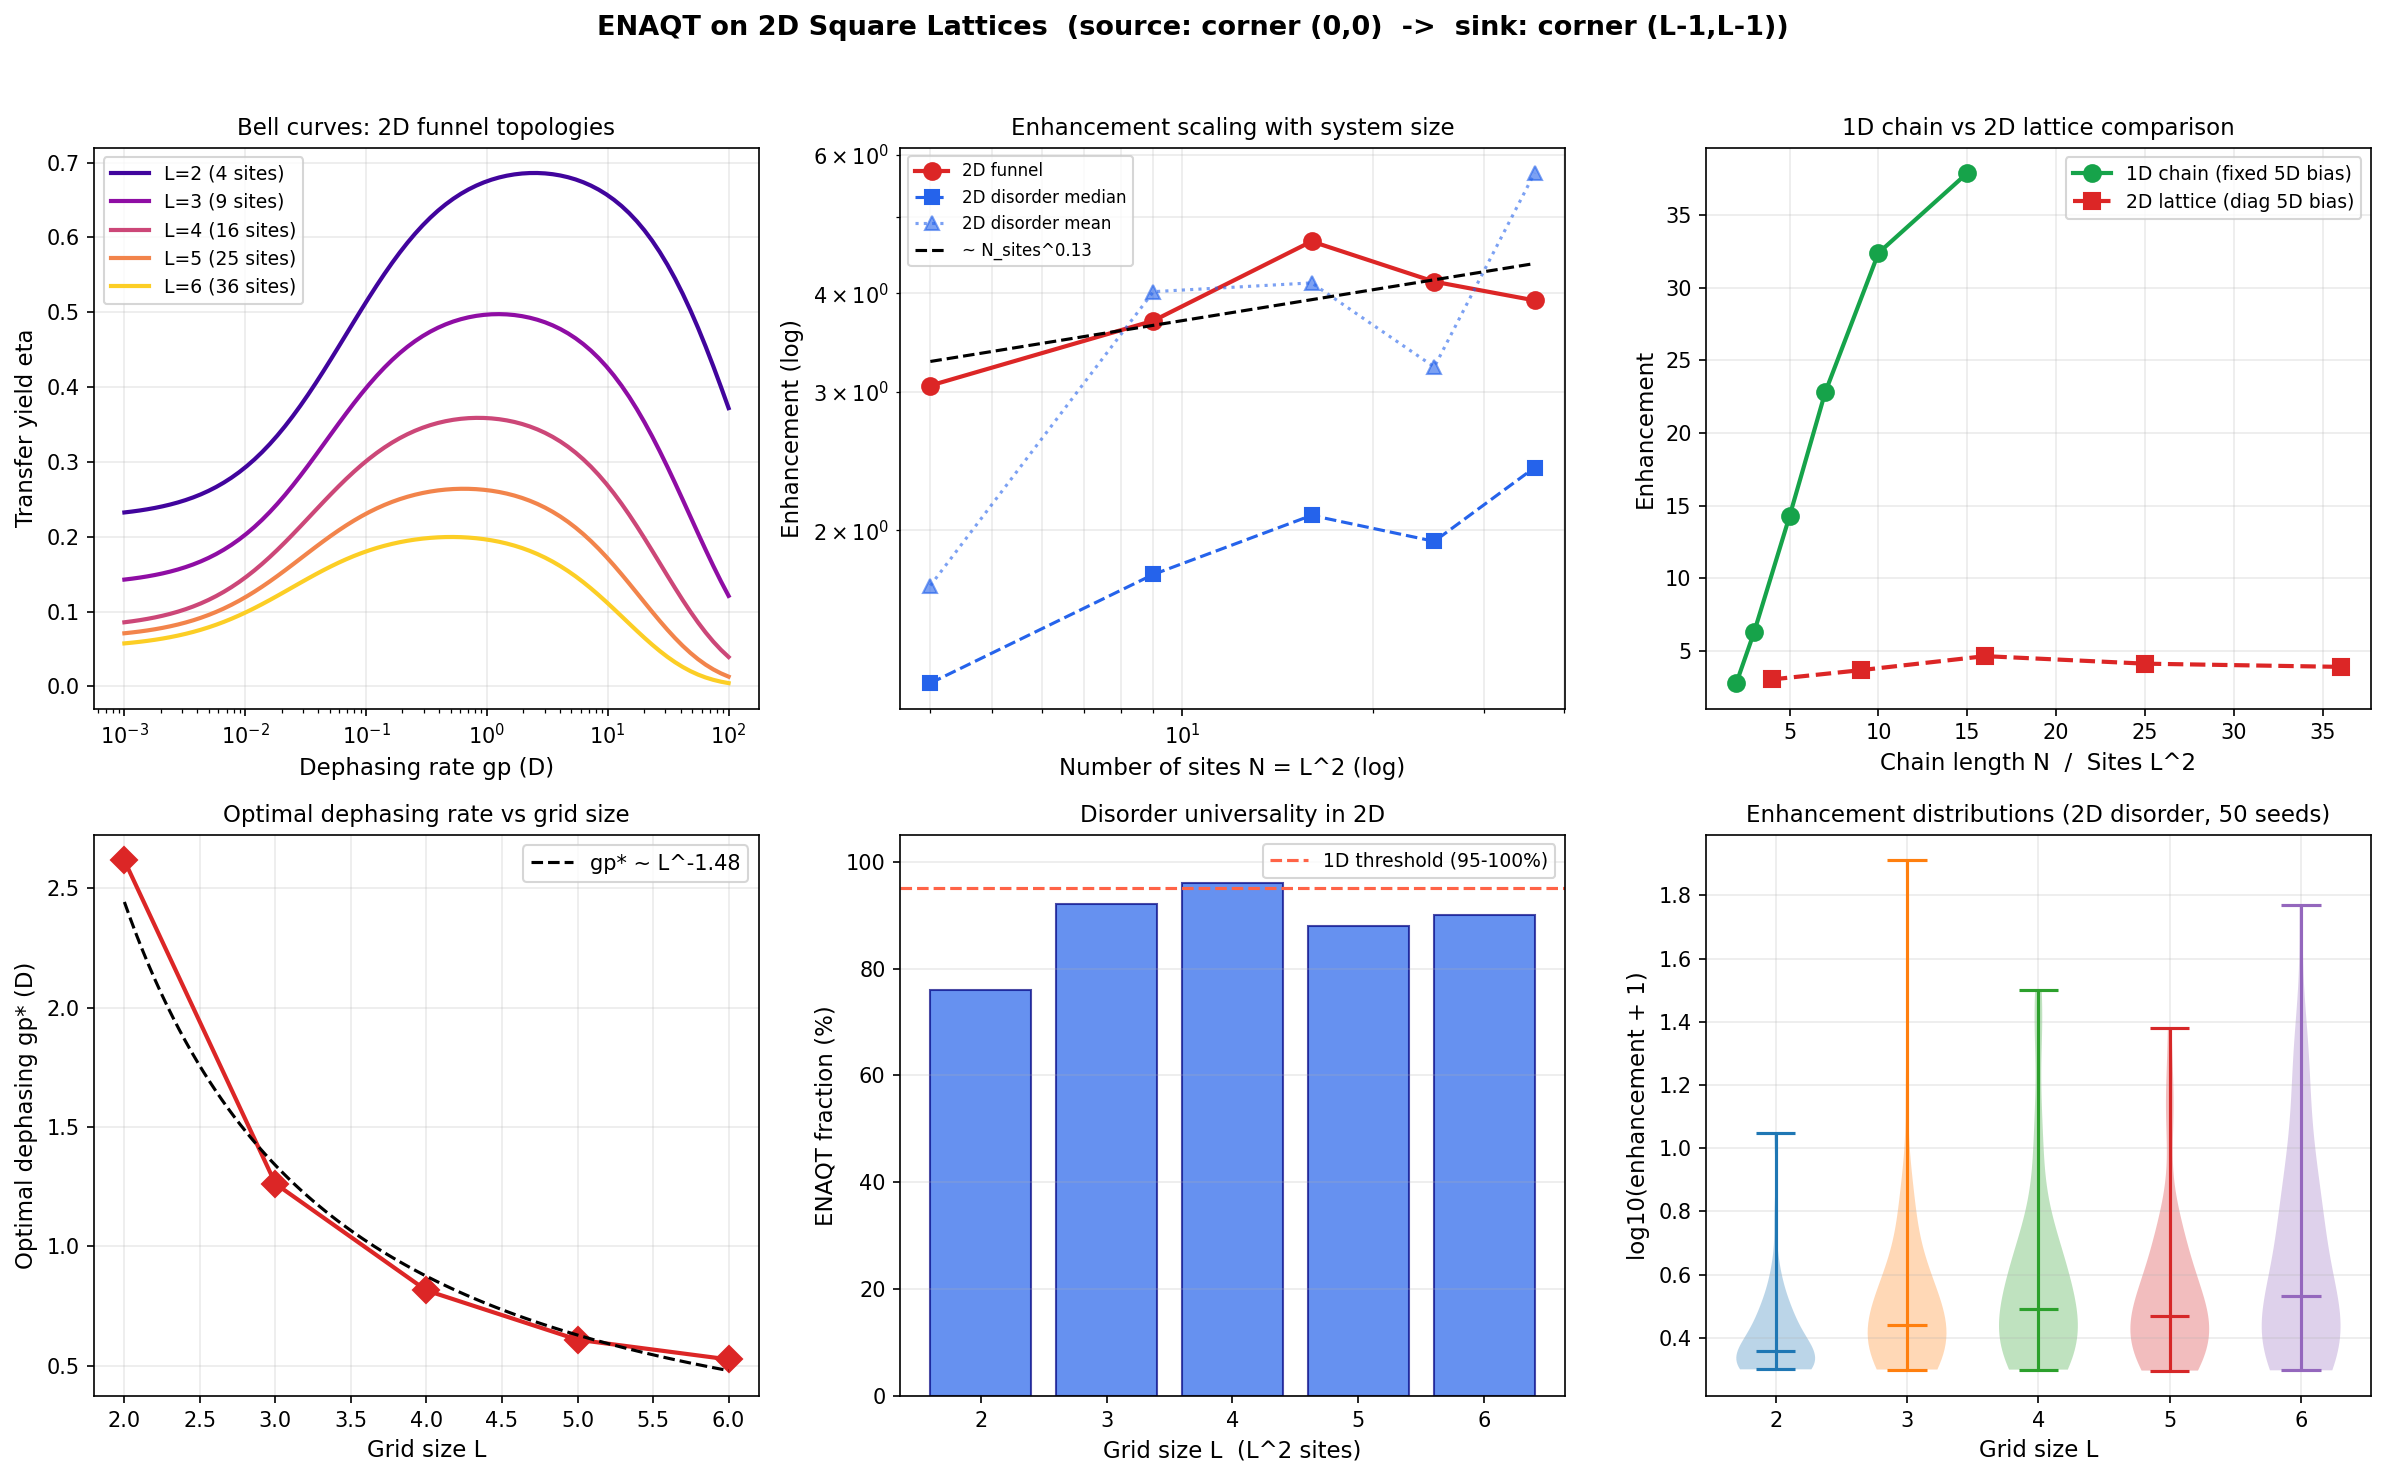

The script that saved this image:
"""
enaqt_2d_lattice.py
─────────────────────────────────────────────────────────────────────────────
ENAQT on 2D square lattices: does the physics survive beyond 1D chains?

We built a complete picture of 1D ENAQT (chains, scaling laws, disorder
universality, optimal step-function). The natural next question:

    Does ENAQT work in 2D? How does enhancement scale with grid size L?
    Does disorder universality survive? What does the bell curve look like?

Setup
-----
L×L square lattice. Sites indexed k = i*L + j  (row i, column j).
Nearest-neighbour coupling J along both axes (isotropic).
Source: site (0,0) — top-left corner. Excitation starts here.
Sink:   site (L-1,L-1) — bottom-right corner. RC extraction.

Three topologies compared:
  Funnel   : diagonal energy gradient, ε_{ij} = (2-i-j)/(2(L-1)) * ε_tot
             (high energy at source, zero at sink)
  Flat     : all sites degenerate
  Disorder : Gaussian random site energies, σ = 2Δ

For disorder universality: 50 seeds per L, L ∈ {2,3,4,5,6}

Outputs
-------
enaqt_2d_results.json        — all numerical results
enaqt_2d_lattice.png         — main figure
"""

import numpy as np
import matplotlib.pyplot as plt
import json
import time
from itertools import product

# ── Constants ─────────────────────────────────────────────────────────────────

J      = 1.0    # nearest-neighbour coupling (Δ ≡ J)
KAPPA  = 0.1    # sink rate
GAMMA  = 0.01   # fluorescence loss
EPS_TOT = 5.0   # total diagonal energy bias

# ── Lattice construction ───────────────────────────────────────────────────────

def site_index(i, j, L):
    return i * L + j

def build_hamiltonian_2d(eps_grid, L):
    """
    Build Hamiltonian for L×L lattice.
    eps_grid[i,j] = on-site energy at row i, col j.
    Coupling J between all nearest neighbours (up/down/left/right).
    """
    N = L * L
    H = np.diag(eps_grid.flatten().astype(complex))
    for i, j in product(range(L), range(L)):
        k = site_index(i, j, L)
        if j + 1 < L:
            m = site_index(i, j + 1, L)
            H[k, m] = J;  H[m, k] = J
        if i + 1 < L:
            m = site_index(i + 1, j, L)
            H[k, m] = J;  H[m, k] = J
    return H

def funnel_energies(L):
    """Diagonal gradient: high at (0,0), zero at (L-1,L-1)."""
    eps = np.zeros((L, L))
    for i, j in product(range(L), range(L)):
        frac = (i + j) / (2 * (L - 1)) if L > 1 else 0.0
        eps[i, j] = EPS_TOT * (1.0 - frac)
    eps[L-1, L-1] = 0.0   # sink pinned to reference
    return eps

def flat_energies(L):
    return np.zeros((L, L))

def random_energies(L, sigma, rng):
    eps = rng.normal(0, sigma, (L, L))
    eps[L-1, L-1] = 0.0
    return eps

# ── Liouvillian machinery ──────────────────────────────────────────────────────

def build_liouvillian_parts_2d(eps_grid, L):
    """
    L(γ_φ) = L_base + γ_φ · L_deph
    Source: site (0,0). Sink: site (L-1,L-1).
    """
    N    = L * L
    I    = np.eye(N)
    H    = build_hamiltonian_2d(eps_grid, L)

    # Coherent part
    L_base = -1j * (np.kron(I, H) - np.kron(H.T, I))

    # Sink on bottom-right corner
    sink_k = site_index(L-1, L-1, L)
    Psink  = np.zeros((N, N)); Psink[sink_k, sink_k] = 1.0
    L_base -= 0.5 * KAPPA * (np.kron(I, Psink) + np.kron(Psink, I))

    # Fluorescence
    L_base -= GAMMA * np.eye(N * N)

    # Dephasing superoperator
    L_deph = np.zeros((N * N, N * N), dtype=complex)
    for k in range(N):
        Pk = np.zeros((N, N)); Pk[k, k] = 1.0
        L_deph += np.kron(Pk, Pk) - 0.5*np.kron(I, Pk) - 0.5*np.kron(Pk, I)

    return L_base, L_deph, sink_k

def compute_yield_2d(L_base, L_deph, N_sites, sink_k, gamma_phi):
    """Analytical yield via Laplace transform."""
    Lop  = L_base + gamma_phi * L_deph
    rho0 = np.zeros(N_sites * N_sites); rho0[0] = 1.0  # excitation at (0,0)
    try:
        rho_ss = np.linalg.solve(Lop, -rho0)
        return max(0.0, KAPPA * rho_ss[sink_k * N_sites + sink_k].real)
    except np.linalg.LinAlgError:
        return 0.0

def bell_curve(eps_grid, L, n_gp=80):
    """Compute η(γ_φ) and return (gp_array, eta_array, enhancement, gp_star)."""
    N_sites = L * L
    L_base, L_deph, sink_k = build_liouvillian_parts_2d(eps_grid, L)

    gp_range = np.logspace(-3, 2, n_gp)
    etas     = np.array([compute_yield_2d(L_base, L_deph, N_sites, sink_k, gp)
                         for gp in gp_range])

    eta_zero = compute_yield_2d(L_base, L_deph, N_sites, sink_k, 1e-8)
    eta_zero = max(eta_zero, 1e-12)

    idx      = etas.argmax()
    enh      = etas[idx] / eta_zero
    return gp_range, etas, float(enh), float(gp_range[idx]), float(etas[idx]), float(eta_zero)

# ── Main ──────────────────────────────────────────────────────────────────────

if __name__ == "__main__":

    grid_sizes = [2, 3, 4, 5, 6]
    N_SEEDS    = 50
    SIGMA      = 2.0

    results    = {}
    bell_curves = {}

    print("=" * 65)
    print("  ENAQT on 2D Square Lattices")
    print("=" * 65)

    t0 = time.time()

    for L in grid_sizes:
        N_sites = L * L
        print(f"\n  L={L}  ({N_sites} sites, {N_sites**2}x{N_sites**2} Liouvillian)")

        # ── Funnel ────────────────────────────────────────────────────────────
        eps_f   = funnel_energies(L)
        gp_arr, eta_arr, enh_f, gps_f, peak_f, zero_f = bell_curve(eps_f, L)
        print(f"    Funnel:  {enh_f:.2f}x   (gp*={gps_f:.3f}D,  peak_eta={peak_f:.3f})")
        bell_curves[f"funnel_{L}"] = (gp_arr.tolist(), eta_arr.tolist())

        # ── Flat ──────────────────────────────────────────────────────────────
        eps_flat = flat_energies(L)
        _, _, enh_flat, _, _, _ = bell_curve(eps_flat, L)
        print(f"    Flat:    {enh_flat:.2f}x")

        # ── Disorder ensemble ─────────────────────────────────────────────────
        enhs_dis = []
        for seed in range(N_SEEDS):
            rng = np.random.default_rng(seed)
            eps_d = random_energies(L, SIGMA, rng)
            _, _, enh_d, _, _, _ = bell_curve(eps_d, L, n_gp=50)
            enhs_dis.append(enh_d)

        med_d  = float(np.median(enhs_dis))
        mean_d = float(np.mean(enhs_dis))
        std_d  = float(np.std(enhs_dis))
        frac   = float(np.mean([e > 1.01 for e in enhs_dis]))

        print(f"    Disorder ({N_SEEDS} seeds): median={med_d:.1f}x  "
              f"mean={mean_d:.1f}x  ENAQT={frac*100:.0f}%")

        results[L] = {
            "N_sites"            : N_sites,
            "funnel_enhancement" : enh_f,
            "funnel_gp_star"     : gps_f,
            "funnel_peak_eta"    : peak_f,
            "funnel_zero_eta"    : zero_f,
            "flat_enhancement"   : enh_flat,
            "disorder_median"    : med_d,
            "disorder_mean"      : mean_d,
            "disorder_std"       : std_d,
            "disorder_enaqt_frac": frac,
            "disorder_all"       : enhs_dis,
        }

    print(f"\n  Total runtime: {time.time()-t0:.1f}s")

    with open("enaqt_2d_results.json", "w") as f:
        json.dump(results, f, indent=2)
    print("  Saved -> enaqt_2d_results.json")

    # ── Figure ────────────────────────────────────────────────────────────────

    fig = plt.figure(figsize=(16, 10))
    fig.suptitle("ENAQT on 2D Square Lattices  (source: corner (0,0)  ->  sink: corner (L-1,L-1))",
                 fontsize=13, fontweight="bold", y=0.98)

    col_funnel = "#DC2626"
    col_dis    = "#2563EB"
    col_flat   = "#9CA3AF"

    Ls      = sorted(results.keys())
    fun_e   = [results[L]["funnel_enhancement"]  for L in Ls]
    med_e   = [results[L]["disorder_median"]      for L in Ls]
    mean_e  = [results[L]["disorder_mean"]        for L in Ls]
    flat_e  = [results[L]["flat_enhancement"]     for L in Ls]
    gp_star = [results[L]["funnel_gp_star"]       for L in Ls]
    frac_e  = [results[L]["disorder_enaqt_frac"]*100 for L in Ls]
    Nsites  = [results[L]["N_sites"]              for L in Ls]

    # ── Row 1: bell curves for funnel, L=2,3,4,5,6 ───────────────────────────
    colors = plt.cm.plasma(np.linspace(0.1, 0.9, len(Ls)))
    ax1 = fig.add_subplot(2, 3, 1)
    for i, L in enumerate(Ls):
        gp_arr = bell_curves[f"funnel_{L}"][0]
        et_arr = bell_curves[f"funnel_{L}"][1]
        ax1.semilogx(gp_arr, et_arr, color=colors[i], lw=2,
                     label=f"L={L} ({L*L} sites)")
    ax1.set_xlabel("Dephasing rate gp (D)", fontsize=11)
    ax1.set_ylabel("Transfer yield eta", fontsize=11)
    ax1.set_title("Bell curves: 2D funnel topologies", fontsize=11)
    ax1.legend(fontsize=9)
    ax1.grid(True, alpha=0.25)

    # ── Row 1: enhancement vs N_sites (log-log) ───────────────────────────────
    ax2 = fig.add_subplot(2, 3, 2)
    ax2.loglog(Nsites, fun_e,  "o-",  color=col_funnel, lw=2, ms=8, label="2D funnel")
    ax2.loglog(Nsites, med_e,  "s--", color=col_dis,    lw=1.5, ms=7, label="2D disorder median")
    ax2.loglog(Nsites, mean_e, "^:",  color=col_dis,    lw=1.5, ms=7, alpha=0.6, label="2D disorder mean")

    # Power-law fit for funnel
    log_n = np.log(Nsites)
    log_e = np.log(fun_e)
    slope_2d, intercept_2d = np.polyfit(log_n, log_e, 1)
    n_fit = np.logspace(np.log10(min(Nsites)), np.log10(max(Nsites)), 100)
    ax2.loglog(n_fit, np.exp(intercept_2d) * n_fit**slope_2d, "k--", lw=1.5,
               label=f"~ N_sites^{slope_2d:.2f}")

    ax2.set_xlabel("Number of sites N = L^2 (log)", fontsize=11)
    ax2.set_ylabel("Enhancement (log)", fontsize=11)
    ax2.set_title("Enhancement scaling with system size", fontsize=11)
    ax2.legend(fontsize=8)
    ax2.grid(True, alpha=0.25, which="both")

    # ── Row 1: compare 2D vs 1D scaling ──────────────────────────────────────
    ax3 = fig.add_subplot(2, 3, 3)
    # 1D funnel data from our existing results
    Ns_1d    = [2, 3, 5, 7, 10, 15]
    enhs_1d  = [2.8, 6.3, 14.3, 22.8, 32.4, 37.9]
    ax3.plot(Ns_1d,  enhs_1d, "o-",  color="#16A34A", lw=2, ms=8, label="1D chain (fixed 5D bias)")
    ax3.plot(Nsites, fun_e,   "s--", color=col_funnel, lw=2, ms=8, label="2D lattice (diag 5D bias)")
    ax3.set_xlabel("Chain length N  /  Sites L^2", fontsize=11)
    ax3.set_ylabel("Enhancement", fontsize=11)
    ax3.set_title("1D chain vs 2D lattice comparison", fontsize=11)
    ax3.legend(fontsize=9)
    ax3.grid(True, alpha=0.25)

    # ── Row 2: gp* vs L ──────────────────────────────────────────────────────
    ax4 = fig.add_subplot(2, 3, 4)
    ax4.plot(Ls, gp_star, "D-", color=col_funnel, lw=2, ms=9)
    slope_gp, ic_gp = np.polyfit(np.log(Ls), np.log(gp_star), 1)
    L_fit = np.linspace(min(Ls), max(Ls), 100)
    ax4.plot(L_fit, np.exp(ic_gp)*L_fit**slope_gp, "k--", lw=1.5,
             label=f"gp* ~ L^{slope_gp:.2f}")
    ax4.set_xlabel("Grid size L", fontsize=11)
    ax4.set_ylabel("Optimal dephasing gp* (D)", fontsize=11)
    ax4.set_title("Optimal dephasing rate vs grid size", fontsize=11)
    ax4.legend(fontsize=10)
    ax4.grid(True, alpha=0.25)

    # ── Row 2: disorder universality fraction ─────────────────────────────────
    ax5 = fig.add_subplot(2, 3, 5)
    ax5.bar(Ls, frac_e, color=col_dis, alpha=0.7, edgecolor="navy")
    ax5.axhline(95, color="tomato", lw=1.5, ls="--", label="1D threshold (95-100%)")
    ax5.set_xlabel("Grid size L  (L^2 sites)", fontsize=11)
    ax5.set_ylabel("ENAQT fraction (%)", fontsize=11)
    ax5.set_title("Disorder universality in 2D", fontsize=11)
    ax5.set_ylim(0, 105)
    ax5.legend(fontsize=9)
    ax5.grid(True, alpha=0.25, axis="y")

    # ── Row 2: disorder distributions ────────────────────────────────────────
    ax6 = fig.add_subplot(2, 3, 6)
    for i, L in enumerate(Ls):
        data = [x for x in results[L]["disorder_all"] if x > 0]
        log_data = np.log10(np.array(data) + 1)
        ax6.violinplot([log_data], positions=[L], widths=0.6,
                       showmedians=True, showextrema=True)
    ax6.set_xlabel("Grid size L", fontsize=11)
    ax6.set_ylabel("log10(enhancement + 1)", fontsize=11)
    ax6.set_title("Enhancement distributions (2D disorder, 50 seeds)", fontsize=11)
    ax6.grid(True, alpha=0.25)
    ax6.set_xticks(Ls)

    plt.tight_layout(rect=[0, 0, 1, 0.96])
    plt.savefig("enaqt_2d_lattice.png", dpi=150, bbox_inches="tight")
    plt.show()
    print("Saved -> enaqt_2d_lattice.png")

    # ── Terminal summary ──────────────────────────────────────────────────────
    print("\n" + "=" * 65)
    print(f"  {'L':>3}  {'Sites':>6}  {'Funnel':>10}  {'Dis.Med':>10}  {'ENAQT%':>8}  {'gp*':>6}")
    print("  " + "-" * 55)
    for L in Ls:
        r = results[L]
        print(f"  {L:>3}  {r['N_sites']:>6}  "
              f"{r['funnel_enhancement']:>9.1f}x  "
              f"{r['disorder_median']:>9.1f}x  "
              f"{r['disorder_enaqt_frac']*100:>7.0f}%  "
              f"{r['funnel_gp_star']:>6.3f}")
    print("=" * 65)

    # ── Scaling law summary ───────────────────────────────────────────────────
    print(f"\n  2D funnel enhancement ~ N_sites^{slope_2d:.2f}  (log-log fit)")
    print(f"  2D optimal dephasing  ~ L^{slope_gp:.2f}           (power law fit)")
    print(f"\n  Recall 1D: enhancement ~ N^1.0  (linear),  gp* ~ N^-1.24")
